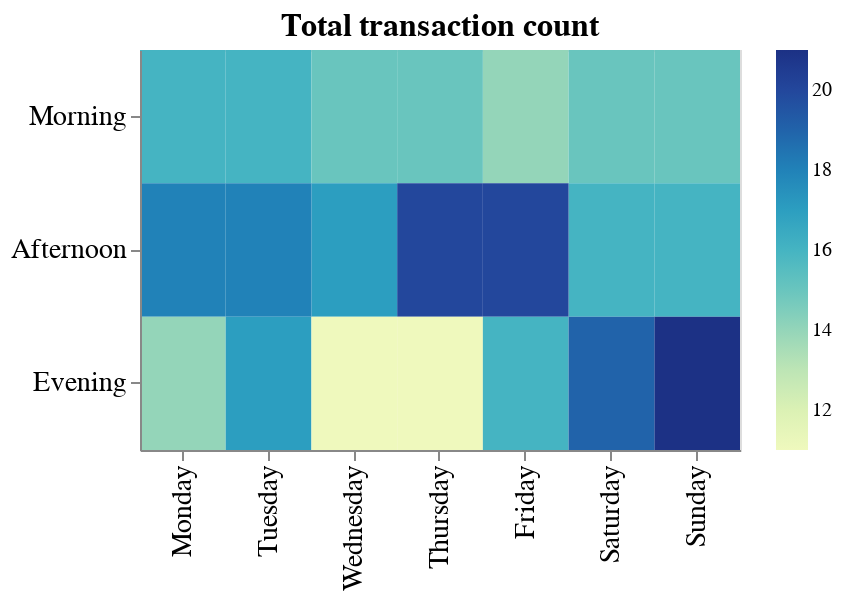

Notebook source saved alongside this figure:
### Code cell
# Plot total transaction count (pre-filtered by store A for example)

plot_2 = (alt
 .Chart(new_df_a)
 .mark_rect()
 .encode(
     alt.X('Day_of_week:N', title=None, sort=days),
     alt.Y('Time_of_day:N', title=None, sort=times),
     alt.Color('count(Invoice ID):Q', title=None),
     tooltip='count(Invoice ID):Q')
 .configure_axis(labelFontSize=14, titleFontSize=14)
 .configure_title(fontSize=16)
 .properties(width=300, height=200, title='Total transaction count')
)

plot_2

### Figure 1 — Vega-Lite specification as saved in the notebook (floating-point values rounded to 4 significant figures; data arrays with more than 128 entries replaced by an {"elided": "..."} marker saying what was removed)
{"$schema": "https://vega.github.io/schema/vega-lite/v3.4.0.json", "config": {"axis": {"labelFontSize": 14, "titleFontSize": 14}, "mark": {"tooltip": null}, "title": {"fontSize": 16}, "view": {"height": 300, "width": 400}}, "data": {"name": "data-447bab444058a64dcdd031c5f56440f7"}, "datasets": {"data-447bab444058a64dcdd031c5f56440f7": {"elided": "340 records"}}, "encoding": {"color": {"aggregate": "count", "field": "Invoice ID", "title": null, "type": "quantitative"}, "tooltip": {"aggregate": "count", "field": "Invoice ID", "type": "quantitative"}, "x": {"field": "Day_of_week", "sort": ["Monday", "Tuesday", "Wednesday", "Thursday", "Friday", "Saturday", "Sunday"], "title": null, "type": "nominal"}, "y": {"field": "Time_of_day", "sort": ["Morning", "Afternoon", "Evening"], "title": null, "type": "nominal"}}, "height": 200, "mark": "rect", "title": "Total transaction count", "width": 300}
